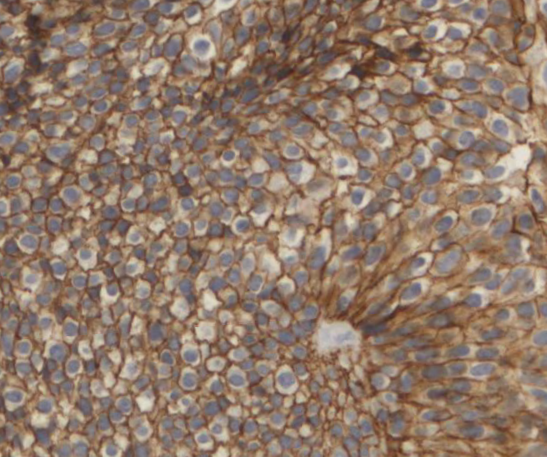
#> input picture datasets/cell segmentation/img/cells2.png, 1093 x 913 px (shown at 1/2 size)
$ jupyter execute nuclei.ipynb   (shell and % lines are left out)   (older library calls are emulated)
#> lines starting #> are read from the running program, lines starting #| are printed output that depends on the picture; after the words box and inside, x2 and y2 are one past the last pixel; in counts of white or black regions, pixels touching at a corner belong together
[cell 1]
import cv2
import numpy as np
from skimage.color import rgb2hed
from matplotlib.colors import LinearSegmentedColormap
from skimage.exposure import rescale_intensity
from matplotlib import pyplot as plt

[cell 2]
img = cv2.imread("img/cells2.png")
#> img is the input picture: shape (913, 1093, 3); mean B, G, R 106.3, 122, 145
#img = cv2.imread("img/xxx.jpg")
img = cv2.cvtColor(img, cv2.COLOR_BGR2RGB)
plt.imshow(img);

## Option 1: RGB separation

[cell 3]
ch = cv2.split(img)
red = ch[0]; green = ch[1]; blue = ch[2]
#> after `blue = ch[2]`:
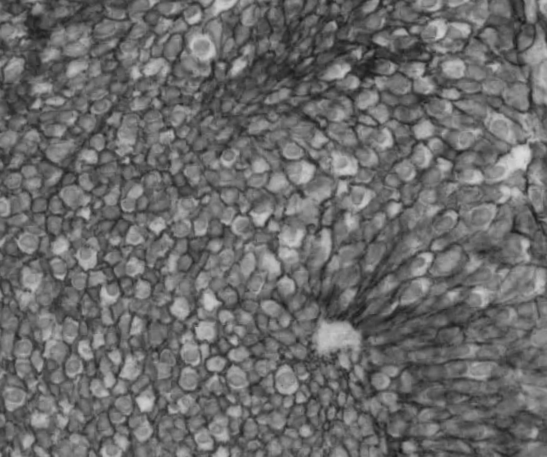
#> blue: shape (913, 1093) (shown at 1/2 size); min 19, max 219, mean 106.3

fig, axes = plt.subplots(1, 3, figsize=(14, 8), sharex=True, sharey=True)
ax = axes.ravel()

ax[0].imshow(red, cmap="gray")
ax[0].set_title("Red")

ax[1].imshow(green, cmap="gray")
ax[1].set_title("Green")

ax[2].imshow(blue, cmap="gray")
ax[2].set_title("Blue")

for a in ax.ravel():
    a.axis('off')

fig.tight_layout()

## Option 2: Staining colors separation

[cell 4]
hed   = rgb2hed(img)
#> hed: shape (913, 1093, 3) float64; mean of channels 0, 1, 2 0.0356, 3.23e-06, 0.0735
blue2 = hed[:, :, 0] # Hematoxylin
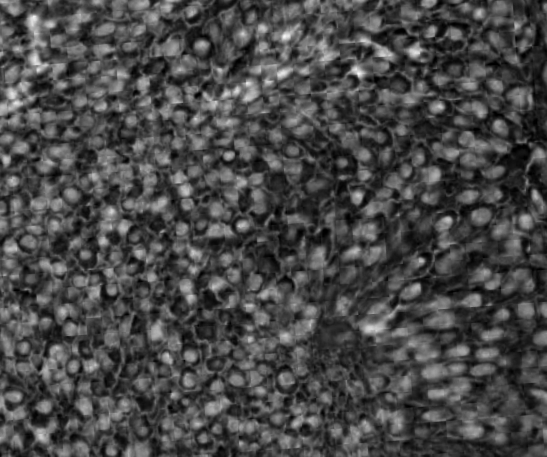
#> blue2: shape (913, 1093) float64 (shown at 1/2 size); min 0, max 0.126, mean 0.0356; drawn with min black and max white
pink  = hed[:, :, 1] # Eosin
brown = hed[:, :, 2] # DAB
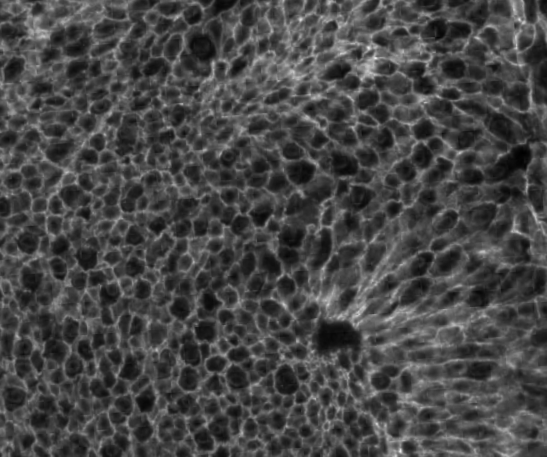
#> brown: shape (913, 1093) float64 (shown at 1/2 size); min 0.0106, max 0.238, mean 0.0735; drawn with min black and max white

cmap_hema  = LinearSegmentedColormap.from_list('mycmap', ['white', 'navy'])
cmap_dab   = LinearSegmentedColormap.from_list('mycmap', ['white', 'saddlebrown'])
cmap_eosin = LinearSegmentedColormap.from_list('mycmap', ['white', 'darkviolet'])

fig, axes = plt.subplots(1, 3, figsize=(14, 10), sharex=True, sharey=True)
ax = axes.ravel()

ax[0].imshow(hed[:, :, 0], cmap=cmap_hema)
ax[0].set_title("Hematoxylin")

ax[1].imshow(hed[:, :, 1], cmap=cmap_eosin)
ax[1].set_title("Eosin")

ax[2].imshow(hed[:, :, 2], cmap=cmap_dab)
ax[2].set_title("DAB")

for a in ax.ravel():
    a.axis('off')

fig.tight_layout()

## Channel substracction

[cell 5]
diff_bluered = cv2.subtract(blue, red)

diff = cv2.subtract(blue2, brown)
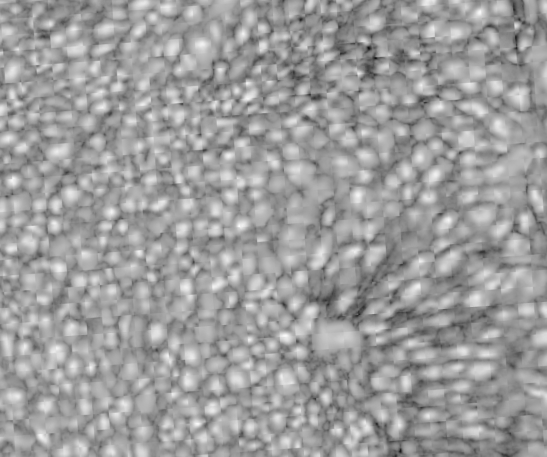
#> diff: shape (913, 1093) float64 (shown at 1/2 size); min -0.219, max 0.0742, mean -0.0379; drawn with min black and max white
diff = rescale_intensity(diff, out_range=(0, 255))
diff = np.uint8(diff)

fig, axes = plt.subplots(1, 2, figsize=(14, 4), sharex=True, sharey=True)
ax = axes.ravel()

ax[0].imshow(diff_bluered, cmap="gray")
ax[0].set_title("Blue minus red")

ax[1].imshow(diff, cmap="gray")
ax[1].set_title("Hematoxylin minus DAB")

for a in ax.ravel():
    a.axis('off')

fig.tight_layout()

## Apply gauss to the substracction

[cell 6]
#gauss = cv2.GaussianBlur(r, (11,11), 8)
gauss = cv2.GaussianBlur(diff, (15,15), 15)
plt.imshow(gauss, cmap="gray");

## Thresholding

[cell 7]
ret,binary1 = cv2.threshold(src=gauss, thresh=128, maxval=255, type=cv2.THRESH_BINARY)
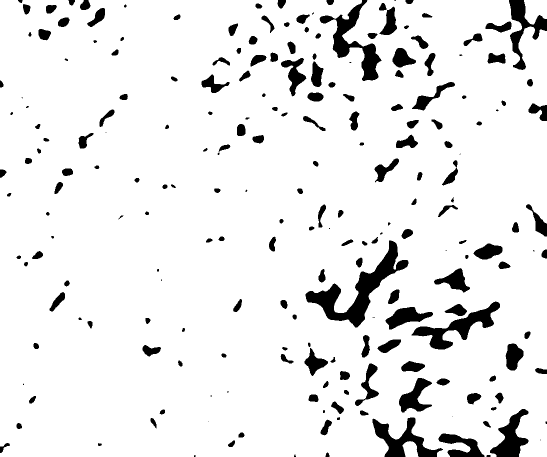
#> binary1: shape (913, 1093) (shown at 1/2 size); 91.7% white; 219 black regions (27 under 20 px), largest, box (x1, y1, x2, y2) and area: (611, 481, 817, 655) 8717, (639, 0, 763, 162) 5397, (823, 603, 1000, 699) 4761
binary2     = cv2.adaptiveThreshold(gauss, 255, cv2.ADAPTIVE_THRESH_MEAN_C,     cv2.THRESH_BINARY, 101, -20)
#> binary2: shape (913, 1093); 15.5% white; 448 white regions (23 under 20 px), largest, box (x1, y1, x2, y2) and area: (640, 650, 714, 695) 2563, (556, 611, 634, 686) 1874, (849, 47, 930, 80) 1644
binary3     = cv2.adaptiveThreshold(gauss, 255, cv2.ADAPTIVE_THRESH_GAUSSIAN_C, cv2.THRESH_BINARY, 101, -20)
#> binary3: shape (913, 1093); 10.8% white; 491 white regions (31 under 20 px)


titles = ["Global Thresholding (v = 128)", 'Adaptive Mean Thresholding', 'Adaptive Gaussian Thresholding']
images = [binary1, binary2, binary3]


plt.figure(figsize=(16, 16))
for i in range(3):
    plt.subplot(1,3,i+1)
    plt.imshow(images[i], cmap="gray")
    plt.title(titles[i])
    plt.xticks([]),plt.yticks([])
plt.show()

## Connected components (count independent cells)

[cell 8]
count1, color_bin1 = cv2.connectedComponents(binary1)
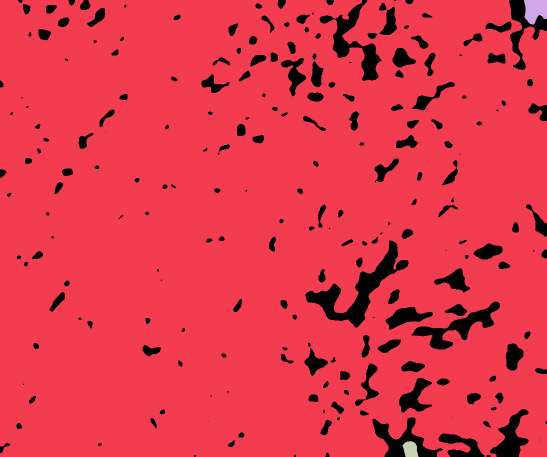
#> color_bin1: shape (913, 1093) int32 (shown at 1/2 size); 4 distinct labels, from 0 to 3; one colour per label, 0 black
#> count1 = 4
count2, color_bin2 = cv2.connectedComponents(binary2)
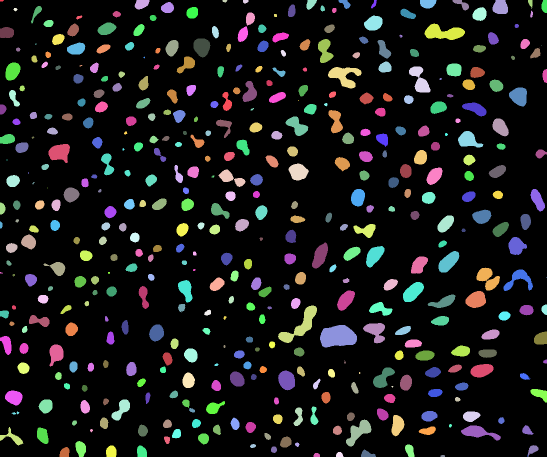
#> color_bin2: shape (913, 1093) int32 (shown at 1/2 size); 449 distinct labels, from 0 to 448; one colour per label, 0 black
#> count2 = 449
count3, color_bin3 = cv2.connectedComponents(binary3)
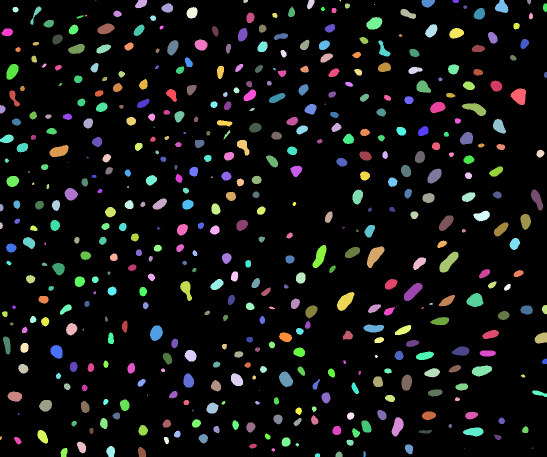
#> color_bin3: shape (913, 1093) int32 (shown at 1/2 size); 492 distinct labels, from 0 to 491; one colour per label, 0 black
#> count3 = 492

titles = ["Global Thresholding: "           +str(count1-1),
          "Adaptive Mean Thresholding: "    +str(count2-1),
          "Adaptive Gaussian Thresholding: "+str(count3-1)]
#> titles = ['Global Thresholding: 3', 'Adaptive Mean Thresholding: 448', 'Adaptive Gaussian Thresholding: 491']
images = [color_bin1, color_bin2, color_bin3]


plt.figure(figsize=(16, 16))
for i in range(3):
    plt.subplot(1,3,i+1)
    plt.imshow(images[i])
    plt.title(titles[i])
    plt.xticks([]),plt.yticks([])
plt.show()

## Draw contours

[cell 9]
plt.figure(figsize=(14, 14))
_, cont, _ = cv2.findContours(binary3, 1, 2)
#> cont = 493 contours, 39 with area under 20; largest, box (x1, y1, x2, y2) and area: (734, 493, 769, 536) 770, (879, 503, 917, 545) 764, (674, 584, 709, 622) 722, (1021, 177, 1052, 210) 692, (808, 566, 845, 602) 682
img_with_cont = img.copy()
cv2.drawContours(img_with_cont, cont, -1, (10,10,10), 3)
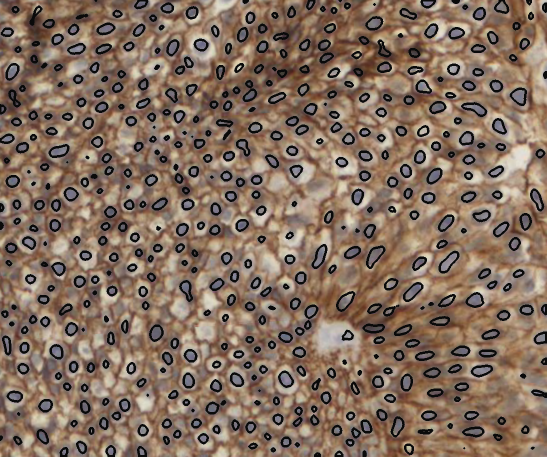
#> img_with_cont: shape (913, 1093, 3) (shown at 1/2 size); mean R, G, B 132.1, 110.3, 94.7
plt.imshow(img_with_cont);

# Segmentation with minmaxloc (Not done)

[cell 10]
whileminv, maxv, minl, maxl = cv2.minMaxLoc(gauss)
#> whileminv = 77; maxv = 228; minl = (653, 601); maxl = (402, 89)
cv2.circle(img, minl, 20, (255,0,0), 2)
plt.imshow(img);

[cell 11]
minl
#> Out = (653, 601)

# Segmentation with Kmeans (Not done)

[cell 12]
#from sklearn.cluster import KMeans
Z = img.reshape((-1,3))

# convert to np.float32
Z = np.float32(Z)

# define criteria, number of clusters(K) and apply kmeans()
criteria = (cv2.TERM_CRITERIA_EPS + cv2.TERM_CRITERIA_MAX_ITER, 10, 1.0)
K = 4
ret,label,center = cv2.kmeans(Z,K,None,criteria,10,cv2.KMEANS_RANDOM_CENTERS)
#> ret = 472942355.4; center = [[164.2, 142.9, 124.7], [137.4, 115.1, 101.8], [194.6, 179.7, 159.8], [115.6, 86.09, 70.8]]

# Now convert back into uint8, and make original image
center = np.uint8(center)
#> center = [[164, 142, 124], [137, 115, 101], [194, 179, 159], [115, 86, 70]]
res = center[label.flatten()]
res2 = res.reshape((img.shape))
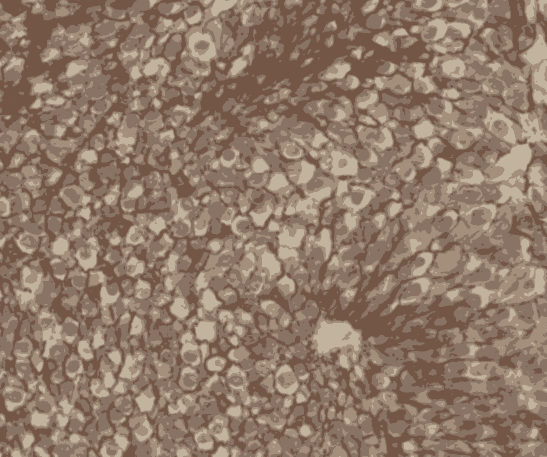
#> res2: shape (913, 1093, 3) (shown at 1/2 size); mean R, G, B 144.6, 121.6, 105.5

fig=plt.figure(figsize=(16, 16))
plt.imshow(res2);

$ run again, with datasets/cell segmentation/img/cells1.png copied over datasets/cell segmentation/img/cells2.png
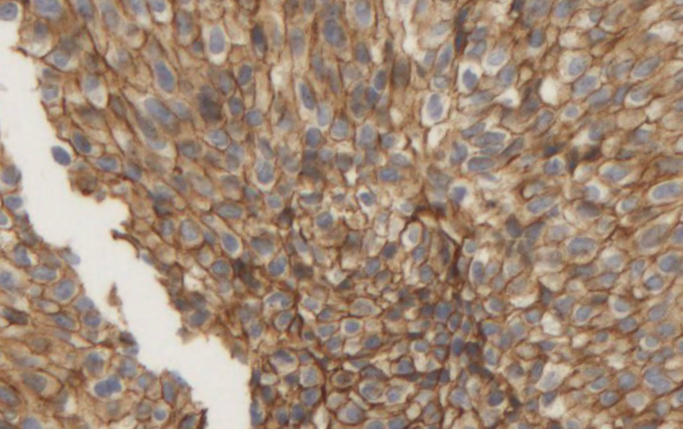
#> input picture datasets/cell segmentation/img/cells1.png, 1365 x 857 px (shown at 1/2 size)
#> img is the input picture: shape (857, 1365, 3); mean B, G, R 120, 138.3, 161.5
#> hed: shape (857, 1365, 3) float64; mean of channels 0, 1, 2 0.0265, 6.21e-06, 0.0659
#> binary1: shape (857, 1365); 72.7% white; 206 black regions (16 under 20 px), largest, box (x1, y1, x2, y2) and area: (395, 524, 754, 748) 24238, (0, 592, 260, 857) 23631, (765, 96, 981, 609) 21633
#> binary2: shape (857, 1365); 14.4% white; 359 white regions (26 under 20 px), largest, box (x1, y1, x2, y2) and area: (574, 738, 634, 811) 1913, (614, 211, 658, 321) 1889, (647, 13, 682, 91) 1789
#> binary3: shape (857, 1365); 8.5% white; 382 white regions (28 under 20 px)
#> color_bin1: shape (857, 1365) int32; 34 distinct labels, from 0 to 33
#> count1 = 34
#> color_bin2: shape (857, 1365) int32; 360 distinct labels, from 0 to 359
#> count2 = 360
#> `count3, color_bin3 = cv2.connectedComponents(binary3)`:
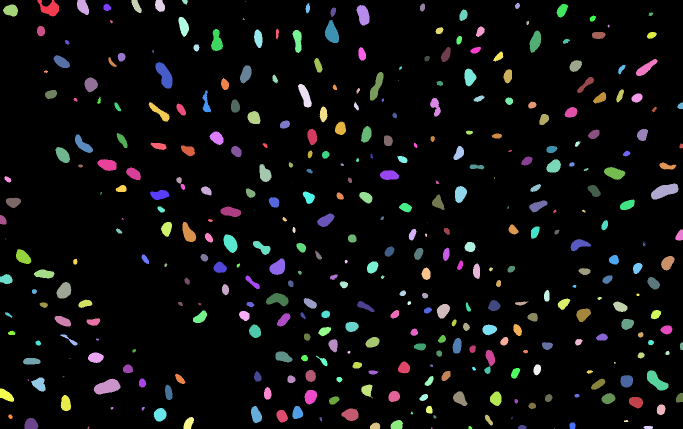
#> color_bin3: shape (857, 1365) int32 (shown at 1/2 size); 383 distinct labels, from 0 to 382; one colour per label, 0 black
#> count3 = 383
#> titles = ['Global Thresholding: 33', 'Adaptive Mean Thresholding: 359', 'Adaptive Gaussian Thresholding: 382']
#> cont = 386 contours, 49 with area under 20; largest, box (x1, y1, x2, y2) and area: (187, 757, 241, 789) 1065, (1302, 367, 1357, 399) 1024, (311, 124, 345, 177) 992, (1294, 741, 1337, 781) 851, (650, 40, 678, 86) 814
#> img_with_cont: shape (857, 1365, 3); mean R, G, B 151.1, 128.8, 110.9
#> whileminv = 63; maxv = 225; minl = (856, 424); maxl = (224, 769)
#> Out = (856, 424)
#> `ret,label,center = cv2.kmeans(Z,K,None,criteria,10,cv2.KMEANS_RANDOM_C..`: ret = 609122175; center = [[179.7, 159.4, 138.3], [152.4, 127.1, 108.6], [222.9, 216.7, 205.9], [127.3, 96.25, 78.57]]
#> `center = np.uint8(center)`: center = [[179, 159, 138], [152, 127, 108], [222, 216, 205], [127, 96, 78]]
#> `res2 = res.reshape((img.shape))`:
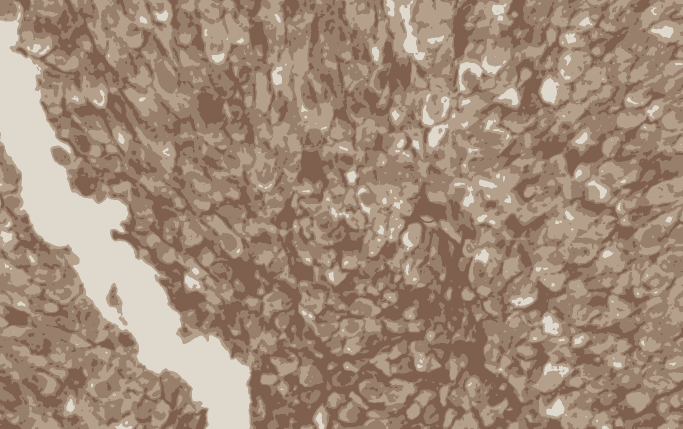
#> res2: shape (857, 1365, 3) (shown at 1/2 size); mean R, G, B 161, 138, 119.5

$ run again, with datasets/cell segmentation/img/cells3.png copied over datasets/cell segmentation/img/cells2.png
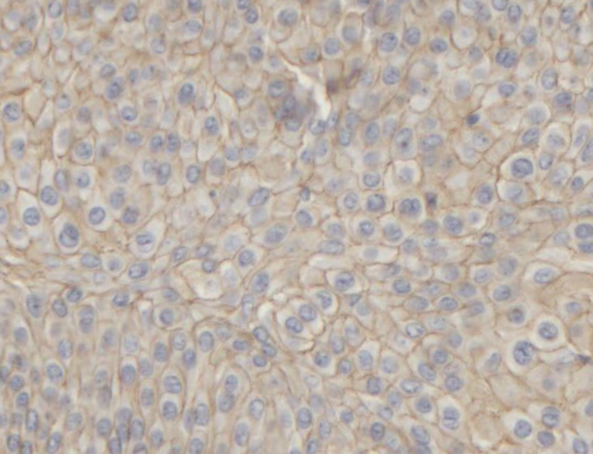
#> input picture datasets/cell segmentation/img/cells3.png, 1185 x 907 px (shown at 1/2 size)
#> img is the input picture: shape (907, 1185, 3); mean B, G, R 169.8, 177.4, 187.6
#> hed: shape (907, 1185, 3) float64; mean of channels 0, 1, 2 0.0226, 4.14e-07, 0.0306
#> binary1: shape (907, 1185); 31.5% white; 257 white regions (3 under 20 px), largest, box (x1, y1, x2, y2) and area: (532, 159, 765, 331) 14002, (720, 720, 875, 907) 9094, (0, 703, 124, 907) 8119
#> binary2: shape (907, 1185); 18.3% white; 308 white regions (8 under 20 px), largest, box (x1, y1, x2, y2) and area: (503, 645, 551, 736) 2070, (191, 115, 245, 198) 1973, (436, 747, 479, 823) 1849
#> binary3: shape (907, 1185); 12.7% white; 342 white regions (12 under 20 px)
#> color_bin1: shape (907, 1185) int32; 258 distinct labels, from 0 to 257
#> count1 = 258
#> color_bin2: shape (907, 1185) int32; 309 distinct labels, from 0 to 308
#> count2 = 309
#> color_bin3: shape (907, 1185) int32; 343 distinct labels, from 0 to 342
#> count3 = 343
#> titles = ['Global Thresholding: 257', 'Adaptive Mean Thresholding: 308', 'Adaptive Gaussian Thresholding: 342']
#> cont = 343 contours, 15 with area under 20; largest, box (x1, y1, x2, y2) and area: (1022, 316, 1065, 352) 1164, (119, 447, 157, 490) 1159, (436, 750, 476, 822) 1128, (1032, 682, 1061, 729) 1058, (821, 853, 858, 907) 970
#> `cv2.drawContours(img_with_cont, cont, -1, (10,10,10), 3)`:
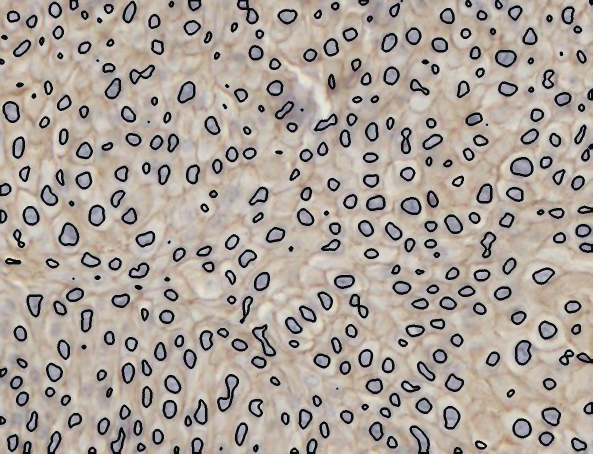
#> img_with_cont: shape (907, 1185, 3) (shown at 1/2 size); mean R, G, B 171.7, 161.8, 153.9
#> whileminv = 37; maxv = 215; minl = (1013, 882); maxl = (1045, 694)
#> Out = (1013, 882)
#> `ret,label,center = cv2.kmeans(Z,K,None,criteria,10,cv2.KMEANS_RANDOM_C..`: ret = 202581218.5; center = [[177.3, 166.9, 162], [192.5, 181.2, 171.2], [162, 150.3, 148.4], [205, 197.2, 187.8]]
#> `center = np.uint8(center)`: center = [[177, 166, 162], [192, 181, 171], [161, 150, 148], [205, 197, 187]]
